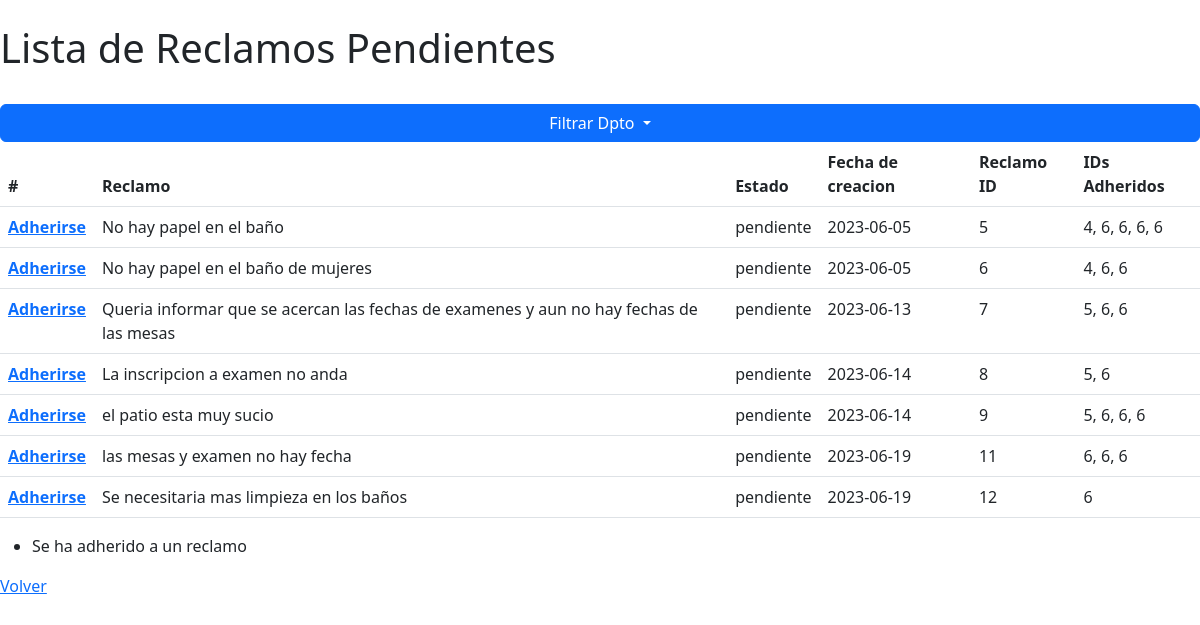
/listar?add=True&id=5 (signed in), run on the app's committed database.
### modules/databases.py (models this page shows, shortened)
class Reclamo(db.Model):
    __tablename__ = 'reclamos'
    id = Column(Integer(), primary_key=True)
    estado = Column(String(500), nullable=False)
    fecha = Column(String(1000))
    contenido = Column(String(1000), nullable=False)
    user_id = Column(Integer(), ForeignKey('users.id'))
    departamento = Column(String(500))
    adheridos= Column(String(1000))

### server.py (the view)
@app.route("/listar", methods=['GET', 'POST'])
@login_required
def listar():
    lista_resueltos = Reclamo.query.filter_by(estado = "pendiente").all()
    if request.args.get('add'):
            id = request.args.get('id')  #Id del reclamo al que se quiere adherir
            reclamo = Reclamo.query.filter_by(id= id).one()
            x=reclamo.adheridos
            z=current_user.id
            lista_elementos = x.split(",") if len(x) >= 2 else [x.strip()]
            if z in lista_elementos:
                pass
            else:
                flash("Se ha adherido a un reclamo")
                y= x +", "+ str(z)
                reclamo.adheridos = y
                db.session.commit()
    if request.args.get('dptol'):
        lista_resueltos = Reclamo.query.filter_by(estado = "pendiente", departamento="limpieza").all()
    if request.args.get('dptoa'):
        lista_resueltos = Reclamo.query.filter_by(estado = "pendiente", departamento="alumnado").all()
    return render_template("lista.html", lista_resueltos=lista_resueltos)

### server.py (called while the page is built)
@login_manager.user_loader
def user_loader(user_id):
    return User.query.get(user_id)

### templates/lista.html (shortened to what this page needs)
<!DOCTYPE html>
<html lang="en">
<head>
    <link href="https://cdn.jsdelivr.net/npm/bootstrap@5.3.0-alpha3/dist/css/bootstrap.min.css" rel="stylesheet">
</head>
<body class="d-flex flex-column">
    <br><h1>Lista de Reclamos Pendientes</h1>
<br>
    <div class="btn-group" role="group">
        <button type="button" class="btn btn-primary dropdown-toggle" data-bs-toggle="dropdown" aria-expanded="false">
          Filtrar Dpto
        </button>
    </div>
    <table class="table">
        <thead>
        <tr>
            <th scope="col">#</th>
            <th scope="col">Reclamo</th>
            <th scope="col">Estado</th>
            <th scope="col">Fecha de creacion</th>
            <th scope="col">Reclamo ID</th>
            <th scope="col">IDs Adheridos</th>
        </tr>
        </thead>
        <tbody>
        {% for reclamo in lista_resueltos: %}
        <tr>
            <th scope="row"><a href="{{ url_for('listar', add=true, id=reclamo.id) }}">Adherirse</a></th>
            <td>{{reclamo.contenido}}</td>
            <td>{{reclamo.estado}}</td>
            <td>{{reclamo.fecha}}</td>
            <td>{{reclamo.id}}</td>
            <td>{{reclamo.adheridos}}</td>
        </tr>
        {% endfor %}
        </tbody>
    </table>
    {% with messages = get_flashed_messages() %}
        {% if messages %}
        <ul>
            {% for message in messages: %}
                <li>{{message}} </li>
            {% endfor %}
        </ul>
        {% endif %}
    {% endwith %}
    <a href="{{ url_for('mis_reclamos')}}">Volver</a>
</body>
</html>

### data on the page
Reclamo: contenido "No hay papel en el baño", estado "pendiente", fecha "2023-06-05", id "5", adheridos "4, 6, 6, 6, 6"
Reclamo: contenido "No hay papel en el baño de mujeres", estado "pendiente", fecha "2023-06-05", id "6", adheridos "4, 6, 6"
Reclamo: contenido "Queria informar que se acercan las fechas de examenes y aun no hay fechas de las mesas", estado "pendiente", fecha "2023-06-13", id "7", adheridos "5, 6, 6"
Reclamo: contenido "La inscripcion a examen no anda", estado "pendiente", fecha "2023-06-14", id "8", adheridos "5, 6"
Reclamo: contenido "el patio esta muy sucio", estado "pendiente", fecha "2023-06-14", id "9", adheridos "5, 6, 6, 6"
Reclamo: contenido "las mesas y examen no hay fecha", estado "pendiente", fecha "2023-06-19", id "11", adheridos "6, 6, 6"
Reclamo: contenido "Se necesitaria mas limpieza en los baños", estado "pendiente", fecha "2023-06-19", id "12", adheridos "6"

### other printed values
{{ message }} "Se ha adherido a un reclamo"
